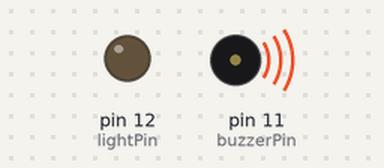
Bench run of a program on a simulated Raspberry Pi (header pin numbers). Parts: output pins drawn as LEDs (lit = HIGH), buzzer (waves = sounding, pin HIGH). What the program prints to the terminal is not drawn. At 35.0 s the program stops and its outputs stay as they are.

Above: at 0.6 s.
At 2.46 s:
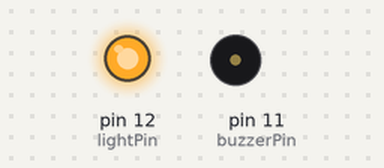
Timing chart, 0 to 3.0 s (numbered marks = the images above):
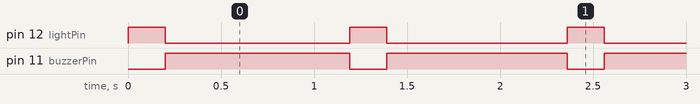

The program:

buzzTest.py
```python
import RPi.GPIO as GPIO
import time

buzzerPin = 11
lightPin = 12


def setup():
    GPIO.setmode(GPIO.BOARD)
    GPIO.setup(buzzerPin, GPIO.OUT)
    GPIO.setup(lightPin, GPIO.OUT)
    GPIO.setup(lightPin, GPIO.LOW)


def loop():
    buzz = True
    ct = 100
    while ct > 0:
        sl = ct/100
        if buzz:  # on
            GPIO.output(buzzerPin, GPIO.LOW)
            GPIO.output(lightPin, GPIO.HIGH)
            sl = 0.2
        else:  # off
            GPIO.output(buzzerPin, GPIO.HIGH)
            GPIO.output(lightPin, GPIO.LOW)
        time.sleep(sl)
        ct = ct - 1
        buzz = not buzz


def loop_end():
    GPIO.output(buzzerPin, GPIO.LOW)
    GPIO.output(lightPin, GPIO.HIGH)


def destroy():
    GPIO.cleanup()


if __name__ == '__main__':
    print('Program is starting...')
    setup()
    try:
        loop()
        loop_end()
    except KeyboardInterrupt:
        destroy()
```

Measured:
- by itself, pin 12 (lightPin): repeats every 1.2 s: LOW 0.99 s, HIGH 0.20 s
- by itself, pin 11 (buzzerPin): repeats every 1.2 s: LOW 0.20 s, HIGH 0.97 s
